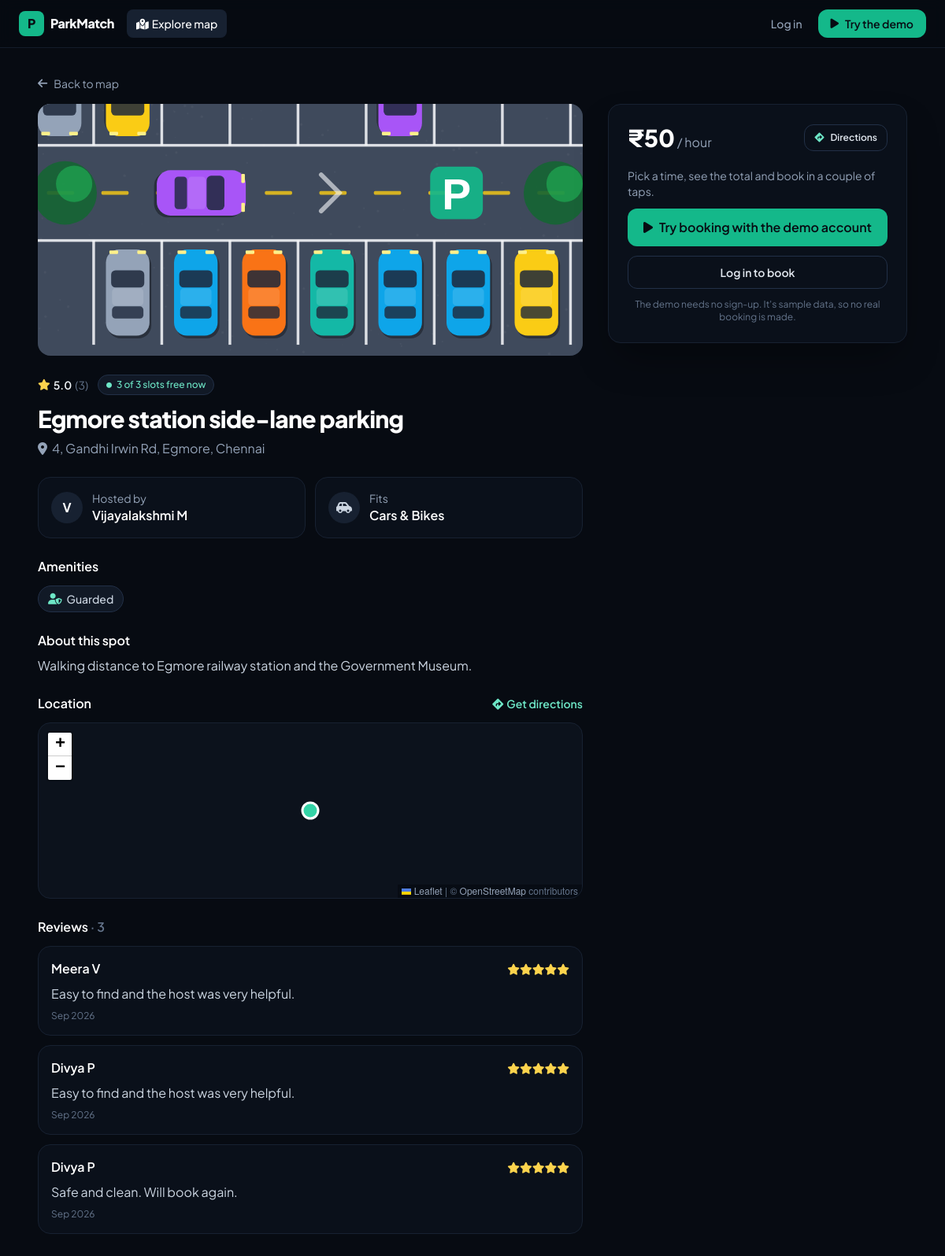
Screenshot of /parker/spots/166/ with the database file from the repository.
### parker_main/models.py (models this page shows, shortened)
class ParkingSpot(models.Model):
    landlord = models.ForeignKey(Landlord, on_delete=models.CASCADE, related_name="spots")
    title = models.CharField(max_length=120)
    description = models.TextField(blank=True)
    address = models.CharField(max_length=255)
    city = models.CharField(max_length=100, blank=True)
    latitude = models.FloatField()
    longitude = models.FloatField()
    photo = models.ImageField(upload_to="spot_photos/", null=True, blank=True)
    hourly_rate = models.DecimalField(max_digits=7, decimal_places=2, validators=[MinValueValidator(Decimal("1"))])
    capacity = models.PositiveSmallIntegerField(default=1, validators=[MinValueValidator(1), MaxValueValidator(500)])
    accepts_car = models.BooleanField(default=True)
    accepts_bike = models.BooleanField(default=True)
    is_covered = models.BooleanField("Covered", default=False)
    has_cctv = models.BooleanField("CCTV", default=False)
    has_ev_charging = models.BooleanField("EV charging", default=False)
    has_guard = models.BooleanField("Security guard", default=False)
    instant_book = models.BooleanField(default=False, help_text="Confirm bookings automatically, no approval needed.")
    is_active = models.BooleanField(default=True)
    created_at = models.DateTimeField(auto_now_add=True)
    class Meta:
        ordering = ["-created_at"]
    AMENITIES = [
        ("is_covered", "Covered", "fa-umbrella"),
        ("has_cctv", "CCTV", "fa-video"),
        ("has_ev_charging", "EV charging", "fa-charging-station"),
        ("has_guard", "Guarded", "fa-user-shield"),
    ]
    @property
    def amenities(self):
        return [(label, icon) for field, label, icon in self.AMENITIES if getattr(self, field)]
    def overlapping(self, start, end, statuses=None, exclude_id=None):
        qs = self.bookings.filter(
            status__in=statuses or [Booking.PENDING, Booking.CONFIRMED],
            start__lt=end,
            end__gt=start,
        )
        if exclude_id:
            qs = qs.exclude(pk=exclude_id)
        return qs
    def free_slots(self, start, end, statuses=None, exclude_id=None):
        return max(self.capacity - self.overlapping(start, end, statuses, exclude_id).count(), 0)
    def free_now(self):
        now = timezone.now()
        return self.free_slots(now, now + timezone.timedelta(minutes=1), [Booking.CONFIRMED])
    def rating_summary(self):
        return Review.objects.filter(booking__spot=self).aggregate(avg=Avg("rating"), count=Count("id"))

class Review(models.Model):
    booking = models.OneToOneField(Booking, on_delete=models.CASCADE, related_name="review")
    rating = models.PositiveSmallIntegerField(validators=[MinValueValidator(1), MaxValueValidator(5)])
    comment = models.TextField(blank=True, max_length=600)
    created_at = models.DateTimeField(auto_now_add=True)
    class Meta:
        ordering = ["-created_at"]

class Booking(models.Model):
    PENDING, CONFIRMED, REJECTED, CANCELLED = "pending", "confirmed", "rejected", "cancelled"
    STATUS_CHOICES = [
        (PENDING, "Awaiting approval"),
        (CONFIRMED, "Confirmed"),
        (REJECTED, "Declined"),
        (CANCELLED, "Cancelled"),
    ]
    parker = models.ForeignKey(Parker, on_delete=models.CASCADE, related_name="bookings")
    spot = models.ForeignKey(ParkingSpot, on_delete=models.CASCADE, related_name="bookings")
    start = models.DateTimeField()
    end = models.DateTimeField()
    vehicle_type = models.CharField(max_length=10, choices=Parker.VEHICLE_CHOICES)
    vehicle_number = models.CharField(max_length=20)
    total_price = models.DecimalField(max_digits=9, decimal_places=2)
    status = models.CharField(max_length=10, choices=STATUS_CHOICES, default=PENDING)
    created_at = models.DateTimeField(auto_now_add=True)
    class Meta:
        ordering = ["-start"]

### Authentication/models.py (models this page shows, shortened)
class PinMixin:
    """Stores the 4-digit PIN hashed, and upgrades any legacy plain-text PIN on login."""

class Landlord(PinMixin, models.Model):
    name = models.CharField(max_length=255)
    email = models.EmailField(unique=True)
    phone = models.CharField(max_length=15, unique=True)
    pincode = models.CharField(max_length=10, blank=True, default="")
    address = models.TextField(blank=True, default="")
    area = models.CharField(max_length=255, blank=True, default="")
    landmark = models.CharField(max_length=255, blank=True, null=True)
    city = models.CharField(max_length=100, blank=True, default="")
    state = models.CharField(max_length=100, blank=True, default="")
    country = models.CharField(max_length=100, blank=True, default="India")
    pin = models.CharField(max_length=255)
    latitude = models.DecimalField(max_digits=12, decimal_places=10, null=True, blank=True)
    longitude = models.DecimalField(max_digits=13, decimal_places=10, null=True, blank=True)
    profile_image = models.ImageField(upload_to='landlord_images/', null=True, blank=True)
    joined_at = models.DateTimeField(auto_now_add=True, null=True)

class Parker(PinMixin, models.Model):
    VEHICLE_CHOICES = [('car', 'Car'), ('bike', 'Bike')]
    name = models.CharField(max_length=100)
    email = models.EmailField(unique=True)
    phone = models.CharField(max_length=15, unique=True)
    vehicle_type = models.CharField(max_length=10, choices=VEHICLE_CHOICES, default="car")
    vehicle_number = models.CharField(max_length=20, unique=True)
    pin = models.CharField(max_length=128)
    registered_at = models.DateTimeField(auto_now_add=True)

### parker_main/views.py (the view)
# urls.py: path('spots/<int:spot_id>/', views.spot_detail, name='spot_detail'),
def spot_detail(request, spot_id):
    spot = get_object_or_404(ParkingSpot.objects.select_related("landlord"), pk=spot_id)
    parker = _current_parker(request)
    if request.method == "POST" and not parker:
        messages.info(request, "Log in as a parker, or try the demo, to book this spot.")
        return redirect(f"{reverse('login')}?{urlencode({'role': 'parker', 'next': request.path})}")
    if request.method == "POST":
        form = BookingForm(request.POST, spot=spot, parker=parker)
        if form.is_valid():
            with transaction.atomic():
                booking = form.save()
            if booking.status == Booking.CONFIRMED:
                messages.success(request, f"You're booked! Your pass {booking.code} is ready.")
            else:
                messages.success(request, f"Request sent to {spot.landlord.name.split()[0]}. We'll show it here once they respond.")
            return redirect("parker_bookings")
    else:
        form = BookingForm(spot=spot, parker=parker) if parker else None
    return render(request, "parker/spot_detail.html", {
        "spot": spot,
        "form": form,
        "rating": spot.rating_summary(),
        "reviews": Review.objects.filter(booking__spot=spot).select_related("booking__parker")[:10],
        "free_now": spot.free_now(),
        "accepts_my_vehicle": spot.accepts(parker.vehicle_type) if parker else True,
    })

### Authentication/auth.py (called while the page is built)
def current_user(request):
    if not hasattr(request, "_pm_user"):
        role = request.session.get("role")
        model = ROLES.get(role)
        user = model.objects.filter(pk=request.session.get("user_id")).first() if model else None
        request._pm_user = (role, user) if user else (None, None)
    return request._pm_user

def user_context(request):
    from django.conf import settings
    from .demo import is_demo
    role, user = current_user(request)
    return {
        "pm_role": role,
        "pm_user": user,
        "pm_is_demo": is_demo(user),
        "pm_demo_mode": settings.DEMO_MODE,
        "project_author": settings.PROJECT_AUTHOR,
        "project_repo_url": settings.PROJECT_REPO_URL,
    }

### Authentication/demo.py (called while the page is built)
def is_demo(user):
    return bool(user) and user.phone in DEMO_PHONES

### parker_main/views.py (called while the page is built)
def _current_parker(request):
    role, user = current_user(request)
    return user if role == "parker" else None

### templates/parker/spot_detail.html (shortened to what this page needs)
{% extends "base.html" %}
{% block head %}
<link rel="stylesheet" href="https://cdnjs.cloudflare.com/ajax/libs/leaflet/1.9.4/leaflet.min.css">
{% endblock %}
{% block content %}
<div class="mx-auto max-w-6xl px-4 py-8 sm:px-6">
  <a href="{% url 'Parker_main' %}" class="mb-4 inline-flex items-center gap-2 text-sm text-slate-400 hover:text-white"><i class="fa-solid fa-arrow-left"></i> Back to map</a>
  <div class="grid grid-cols-1 gap-8 lg:grid-cols-[1fr_380px]">
    <div class="min-w-0 space-y-6">
      <div class="relative h-64 overflow-hidden rounded-2xl bg-ink-850 sm:h-80">
        {% if spot.photo %}<img src="{{ spot.photo.url }}" alt="{{ spot.title }}" class="h-full w-full object-cover object-[center_92%]">
        {% else %}<div class="grid h-full w-full place-items-center bg-gradient-to-br from-ink-700 via-ink-850 to-ink-900"><i class="fa-solid {% if spot.is_covered %}fa-warehouse{% else %}fa-square-parking{% endif %} text-6xl text-ink-600"></i></div>{% endif %}
      </div>
      <div>
        <div class="flex flex-wrap items-center gap-3">
          {% include "partials/stars.html" with avg=rating.avg count=rating.count %}
          <span class="chip {% if free_now %}text-brand-300{% else %}text-rose-300{% endif %}"><i class="fa-solid fa-circle text-[7px]"></i> {{ free_now }} of {{ spot.capacity }} slot{{ spot.capacity|pluralize }} free now</span>
        </div>
        <h1 class="mt-3 text-3xl font-extrabold tracking-tight text-white">{{ spot.title }}</h1>
        <p class="mt-2 text-slate-400"><i class="fa-solid fa-location-dot mr-1.5"></i>{{ spot.address }}{% if spot.city %}, {{ spot.city }}{% endif %}</p>
      </div>
      <div class="grid grid-cols-1 gap-3 sm:grid-cols-2">
        <div class="card flex items-center gap-3 p-4">
          <span class="grid h-10 w-10 place-items-center rounded-full bg-ink-800 font-bold text-white">{{ spot.landlord.name|first|upper }}</span>
          <div><p class="text-sm text-slate-400">Hosted by</p><p class="font-semibold text-white">{{ spot.landlord.name }}</p></div>
        </div>
        <div class="card flex items-center gap-3 p-4">
          <span class="grid h-10 w-10 place-items-center rounded-full bg-ink-800 text-slate-300"><i class="fa-solid {% if spot.accepts_car and spot.accepts_bike %}fa-car-side{% elif spot.accepts_car %}fa-car{% else %}fa-motorcycle{% endif %}"></i></span>
          <div><p class="text-sm text-slate-400">Fits</p><p class="font-semibold text-white">{% if spot.accepts_car %}Cars{% endif %}{% if spot.accepts_car and spot.accepts_bike %} & {% endif %}{% if spot.accepts_bike %}Bikes{% endif %}</p></div>
        </div>
      </div>
      {% if spot.amenities %}
      <div>
        <h2 class="mb-3 font-semibold text-white">Amenities</h2>
        <div class="flex flex-wrap gap-2">{% for label, icon in spot.amenities %}<span class="chip !px-3 !py-1.5 !text-sm"><i class="fa-solid {{ icon }} text-brand-300"></i>{{ label }}</span>{% endfor %}</div>
      </div>
      {% endif %}
      {% if spot.description %}
      <div><h2 class="mb-2 font-semibold text-white">About this spot</h2><p class="whitespace-pre-line text-slate-300">{{ spot.description }}</p></div>
      {% endif %}
      <div>
        <div class="mb-3 flex items-center justify-between"><h2 class="font-semibold text-white">Location</h2><a href="{% url 'spot_directions' spot.id %}" class="text-sm font-semibold text-brand-300 hover:underline"><i class="fa-solid fa-diamond-turn-right mr-1"></i>Get directions</a></div>
        <div id="mini-map" class="h-56 overflow-hidden rounded-2xl border border-ink-800"></div>
      </div>
      <div>
        <h2 class="mb-3 font-semibold text-white">Reviews {% if rating.count %}<span class="text-slate-500">· {{ rating.count }}</span>{% endif %}</h2>
        <div class="space-y-3">
          {% for r in reviews %}
          <div class="card p-4">
            <div class="flex items-center justify-between">
              <p class="font-semibold text-white">{{ r.booking.parker.name }}</p>
              <p class="text-sm text-amber-300">{% for i in "12345" %}<i class="fa-{% if forloop.counter <= r.rating %}solid{% else %}regular{% endif %} fa-star"></i>{% endfor %}</p>
            </div>
            {% if r.comment %}<p class="mt-2 text-slate-300">{{ r.comment }}</p>{% endif %}
            <p class="mt-2 text-xs text-slate-500">{{ r.created_at|date:"M Y" }}</p>
          </div>
          {% empty %}
          <p class="text-sm text-slate-500">No reviews yet — be the first to park here.</p>
          {% endfor %}
        </div>
      </div>
    </div>
    <aside class="lg:sticky lg:top-24 lg:self-start">
      <div class="card p-6 shadow-2xl shadow-black/40">
        <div class="flex items-center justify-between gap-3">
          <p><span class="text-3xl font-extrabold text-white">₹{{ spot.hourly_rate|floatformat:0 }}</span><span class="text-slate-400"> / hour</span></p>
          <a href="{% url 'spot_directions' spot.id %}" class="btn-ghost !px-3 !py-2 text-xs"><i class="fa-solid fa-diamond-turn-right text-brand-300"></i> Directions</a>
        </div>
        {% if not form %}
        <div class="mt-5 space-y-3">
          <p class="text-sm text-slate-400">Pick a time, see the total and book in a couple of taps.</p>
          {% if pm_demo_mode %}
          <form method="post" action="{% url 'demo_login' 'parker' %}">{% csrf_token %}
            <button class="btn-primary w-full py-3 text-base"><i class="fa-solid fa-play"></i> Try booking with the demo account</button>
          </form>
          {% endif %}
          <a href="{% url 'login' %}?role=parker&next={{ request.path|urlencode }}" class="btn-ghost w-full">Log in to book</a>
          <p class="text-center text-xs text-slate-500">The demo needs no sign-up. It's sample data, so no real booking is made.</p>
        </div>
        {% elif not accepts_my_vehicle %}
        <p class="mt-4 rounded-xl border border-amber-400/30 bg-amber-400/10 p-3 text-sm text-amber-200"><i class="fa-solid fa-triangle-exclamation mr-1"></i>This spot doesn't take {{ pm_user.get_vehicle_type_display|lower }}s.</p>
        {% elif not spot.is_active %}
        <p class="mt-4 rounded-xl border border-ink-700 bg-ink-850 p-3 text-sm text-slate-300">The host has paused bookings for now.</p>
        {% endif %}
      </div>
    </aside>
  </div>
</div>
{% endblock %}

### templates/parker/spot_detail.html (style rules this page uses)
.leaflet-container { background:#0c121c }

### rows the page displays
ParkingSpot: photo (picture), capacity "3", title "Egmore station side-lane parking", address "4, Gandhi Irwin Rd, Egmore", city "Chennai", landlord.name|first "V", landlord.name "Vijayalakshmi M", is_covered False (drawn), description "Walking distance to Egmore railway station and the Government Museum.", hourly_rate "50"
Review: booking.parker.name "Meera V", rating 5 (drawn), comment "Easy to find and the host was very helpful.", created_at "Sep 2026"
Review: booking.parker.name "Divya P", rating 5 (drawn), comment "Easy to find and the host was very helpful.", created_at "Sep 2026"
Review: booking.parker.name "Divya P", rating 5 (drawn), comment "Safe and clean. Will book again.", created_at "Sep 2026"

### other values shown
{{ avg|floatformat:1 }} "5.0"
{{ count }} "3"
{{ free_now }} "3"
{{ label }} "Guarded"
{{ rating.count }} "3"
